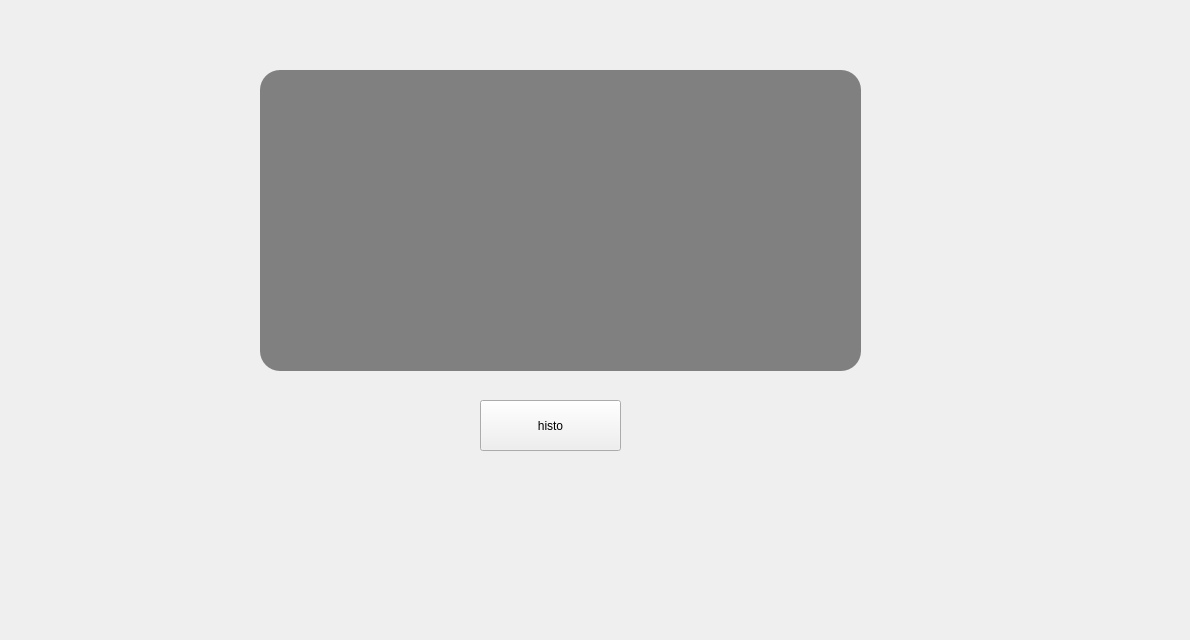
      <widget class="QWidget" name="tab_21">
       <attribute name="title">
        <string>Histo</string>
       </attribute>
       <widget class="QPushButton" name="pushButton_11">
        <property name="geometry">
         <rect>
          <x>480</x>
          <y>400</y>
          <width>141</width>
          <height>51</height>
         </rect>
        </property>
        <property name="styleSheet">
         <string notr="true">QPushButton

{
	background-color: rgb(72, 78, 86);
	border-style: outset;
    border-width: 2px;
    border-radius:20px;
    border-color: beige;
    
font: 81 10pt &quot;Rockwell Extra Bold&quot;;
    padding: 6px;
	color: rgb(255, 255, 255);

}

QPushButton:hover

{
	background-color: rgb(106, 227, 231);
	color: rgb(0, 0, 0);
	gridline-color: rgb(94, 118, 255);
}

QPushButton:pressed</string>
        </property>
        <property name="text">
         <string>histo</string>
        </property>
       </widget>
       <widget class="QTextBrowser" name="history">
        <property name="geometry">
         <rect>
          <x>260</x>
          <y>70</y>
          <width>601</width>
          <height>301</height>
         </rect>
        </property>
        <property name="styleSheet">
         <string notr="true">border-radius: 20px;
background-color: grey;
</string>
        </property>
       </widget>
       <widget class="QLabel" name="back5_10">
        <property name="geometry">
         <rect>
          <x>10</x>
          <y>0</y>
          <width>1171</width>
          <height>631</height>
         </rect>
        </property>
        <property name="text">
         <string/>
        </property>
        <property name="pixmap">
         <pixmap>bg.png</pixmap>
        </property>
       </widget>
       <zorder>back5_10</zorder>
       <zorder>pushButton_11</zorder>
       <zorder>history</zorder>
      </widget>
